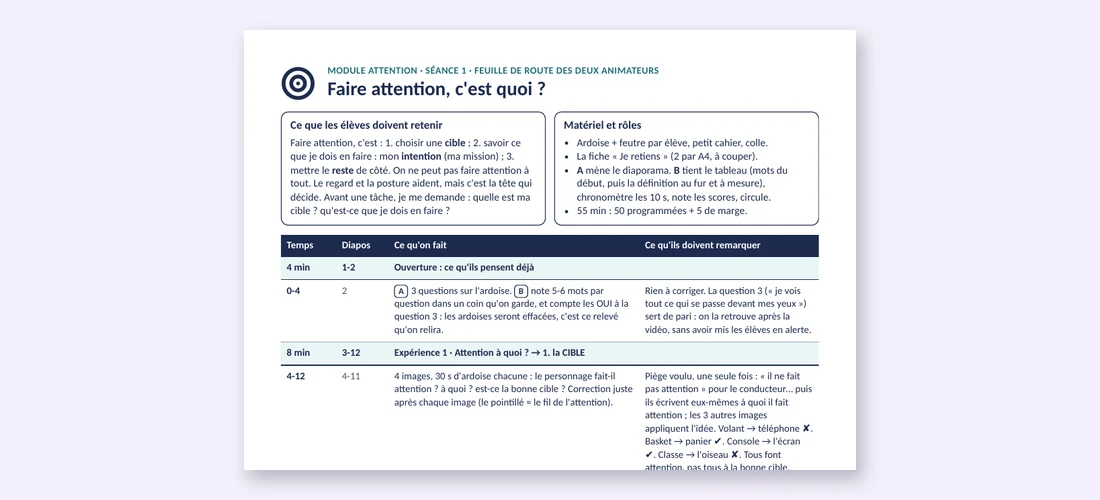
#> input picture cps/assets/module-attention/apercu-s1-fdr.webp, 1100 x 500 px, given in place of s-01.png, which was not available
$ python vignettes.py ../../../cps/assets/module-attention/apercu-s1-fdr.webp
#> lines starting #> are read from the running program, lines starting #| are printed output that depends on the picture
#> in thumb, im is the input picture: PIL image 1100x500 RGB; mean R, G, B 235.3, 234.2, 242.4
# Vignettes de la page du site et carte du catalogue (à lancer dans site/ après le rendu des diapos r1/, r2/)
from PIL import Image, ImageFilter, ImageDraw
import sys
o=sys.argv[1]
def place(c,im,box):
#> called with box = (40, 30, 720, 440)
    x0,y0,W,H=box; im=im.copy(); im.thumbnail((W,H),Image.LANCZOS)
    x=x0+(W-im.width)//2; y=y0+(H-im.height)//2
#> after `x = x0 + (W - im.width) // 2`: x = 40
#> after `y = y0 + (H - im.height) // 2`: y = 86
    sh=Image.new('RGBA',c.size,(0,0,0,0)); d=ImageDraw.Draw(sh); d.rectangle((x+5,y+8,x+im.width+5,y+im.height+8),fill=(20,40,70,70))
#> after `sh = Image.new('RGBA', c.size, (0, 0, 0, 0))`: sh: PIL image 800x500 RGBA; every value is 0
    sh=sh.filter(ImageFilter.GaussianBlur(8)); c.paste(sh,(0,0),sh); c.paste(im,(x,y))
#> after `sh = sh.filter(ImageFilter.GaussianBlur(8))`:
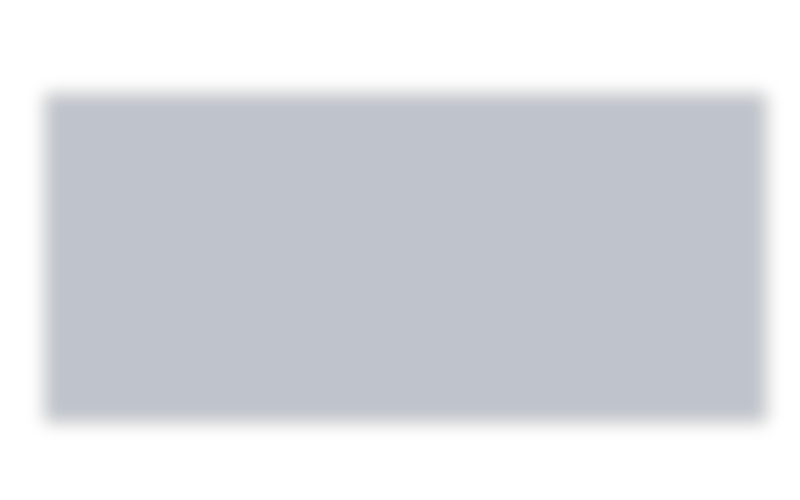
#> sh: PIL image 800x500 RGBA; mean R, G, B, A 11.8, 23.6, 41.4, 41.4; transparent parts drawn white
#> after `c.paste(sh, (0, 0), sh)`:
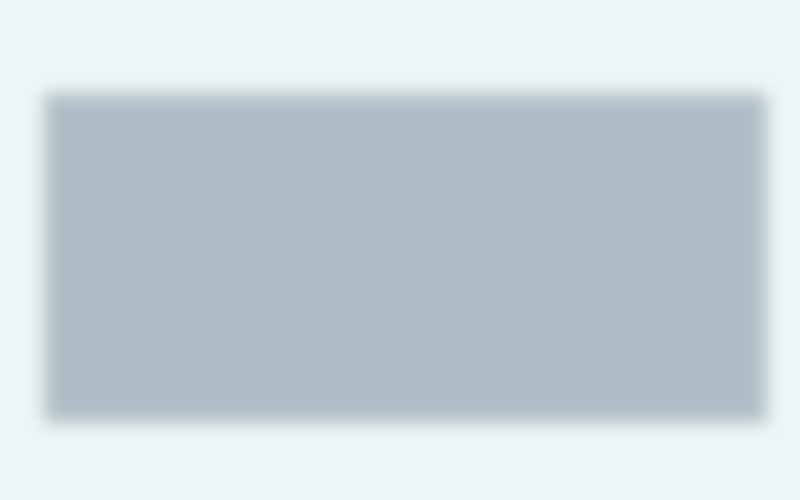
#> c: PIL image 800x500 RGB; mean R, G, B 199, 212.1, 217.6
def thumb(src,out,bg):
    c=Image.new('RGB',(800,500),bg); im=Image.open(src).convert('RGB')
    if im.height>im.width: im=im.crop((0,0,im.width,int(im.width*0.72)))
    place(c,im,(40,30,720,440)); c.save(o+out,'WEBP',quality=86,method=6)
thumb('r1/s-01.png','apercu-s1-diaporama.webp',(234,246,247))
thumb('r2/s-01.png','apercu-s2-diaporama.webp',(234,246,247))
#> call 2 of thumb, with src = 'r2/s-01.png', out = 'apercu-s2-diaporama.webp', bg = (234, 246, 247)
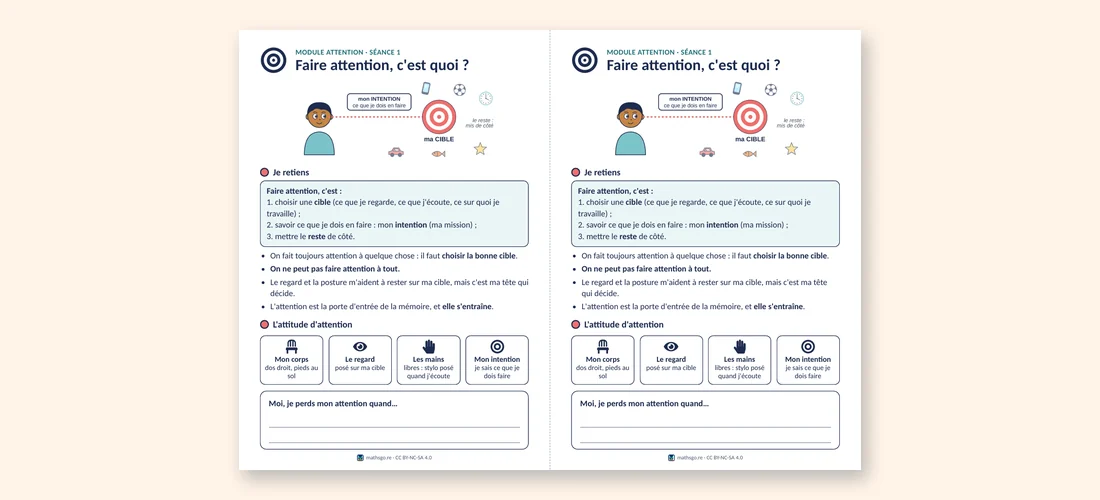
#> input picture cps/assets/module-attention/apercu-s1-fiche.webp, 1100 x 500 px, given in place of s-01.png, which was not available
#> in thumb, im is the input picture: PIL image 1100x500 RGB; mean R, G, B 245.5, 241, 235.9
#> call 2 of place, with box = (40, 30, 720, 440)
#> in place (call 2), `c.paste(im, (x, y))`:
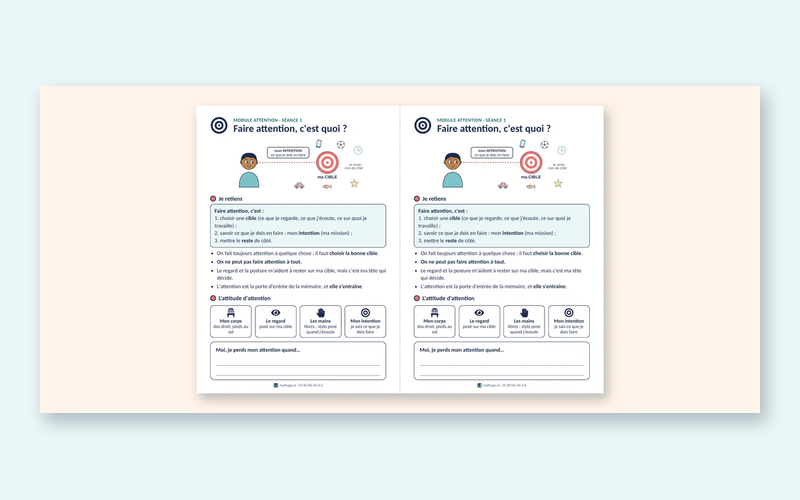
#> c: PIL image 800x500 RGB; mean R, G, B 239.1, 241.4, 238.9
for n in (1,2):
    thumb(f'th-f{n}-1.png',f'apercu-s{n}-fiche.webp',(255,244,232))
#> call 3 of thumb, with src = 'th-f1-1.png', out = 'apercu-s1-fiche.webp', bg = (255, 244, 232)
#> in thumb (call 3), `c = Image.new('RGB', (800, 500), bg)`:
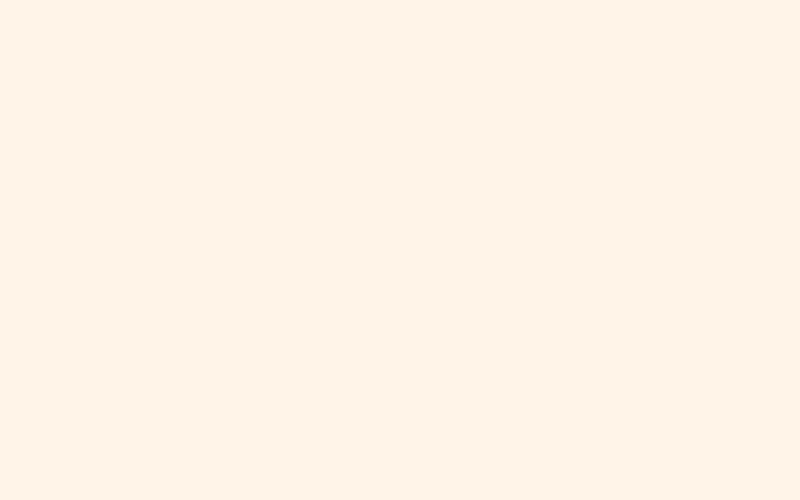
#> c: PIL image 800x500 RGB; mean R, G, B 255, 244, 232
#> call 3 of place, with box = (40, 30, 720, 440)
#> in place (call 3), `c.paste(sh, (0, 0), sh)`:
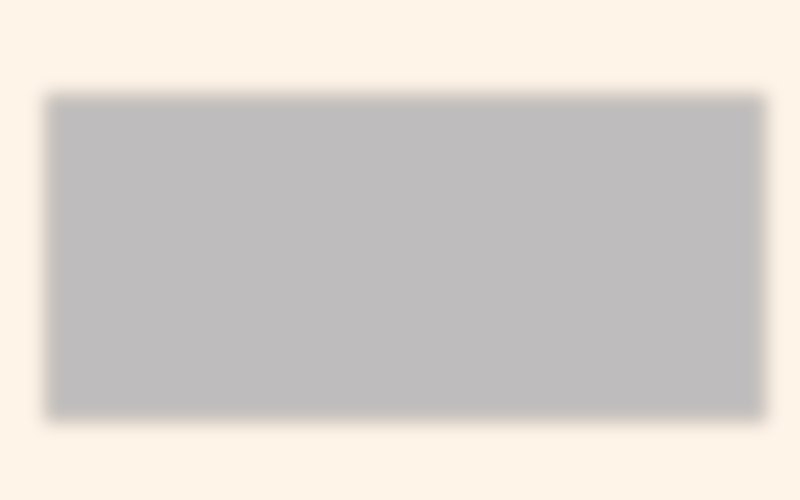
#> c: PIL image 800x500 RGB; mean R, G, B 216.5, 210.6, 205.5
#> in place (call 3), `c.paste(im, (x, y))`:
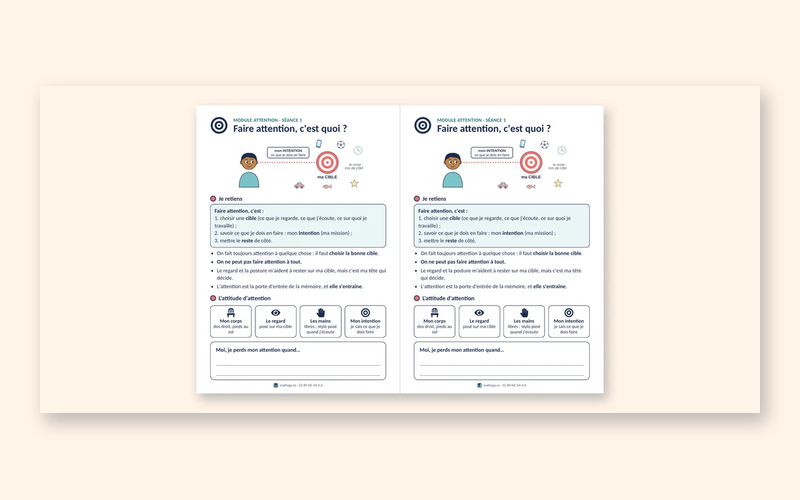
#> c: PIL image 800x500 RGB; mean R, G, B 247.6, 240.6, 232.8
    thumb(f'th-r{n}-1.png',f'apercu-s{n}-fdr.webp',(243,239,251))
#> (the run stopped early here; a loop or call above may not have finished)
